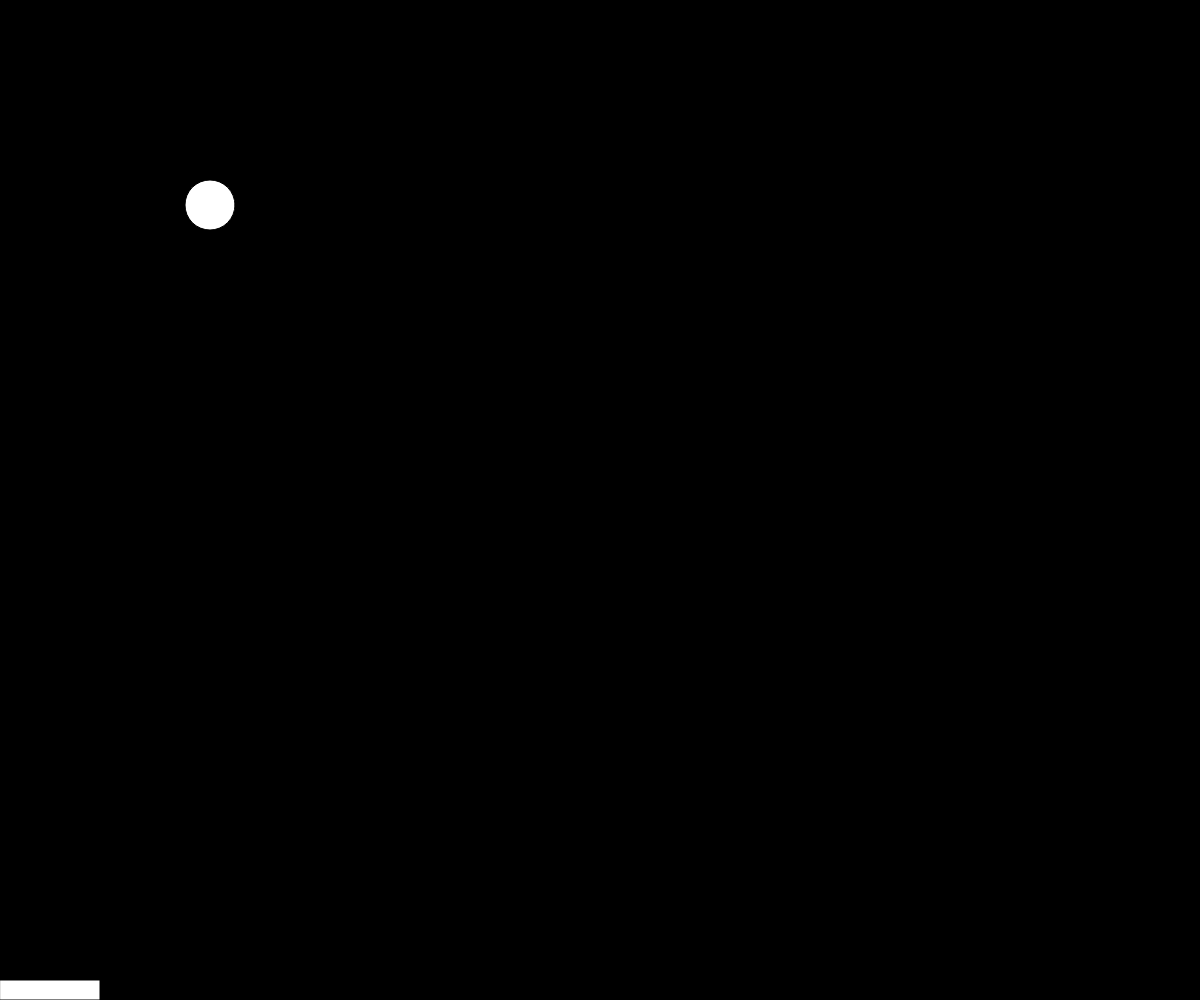
Frame 1 (no input)
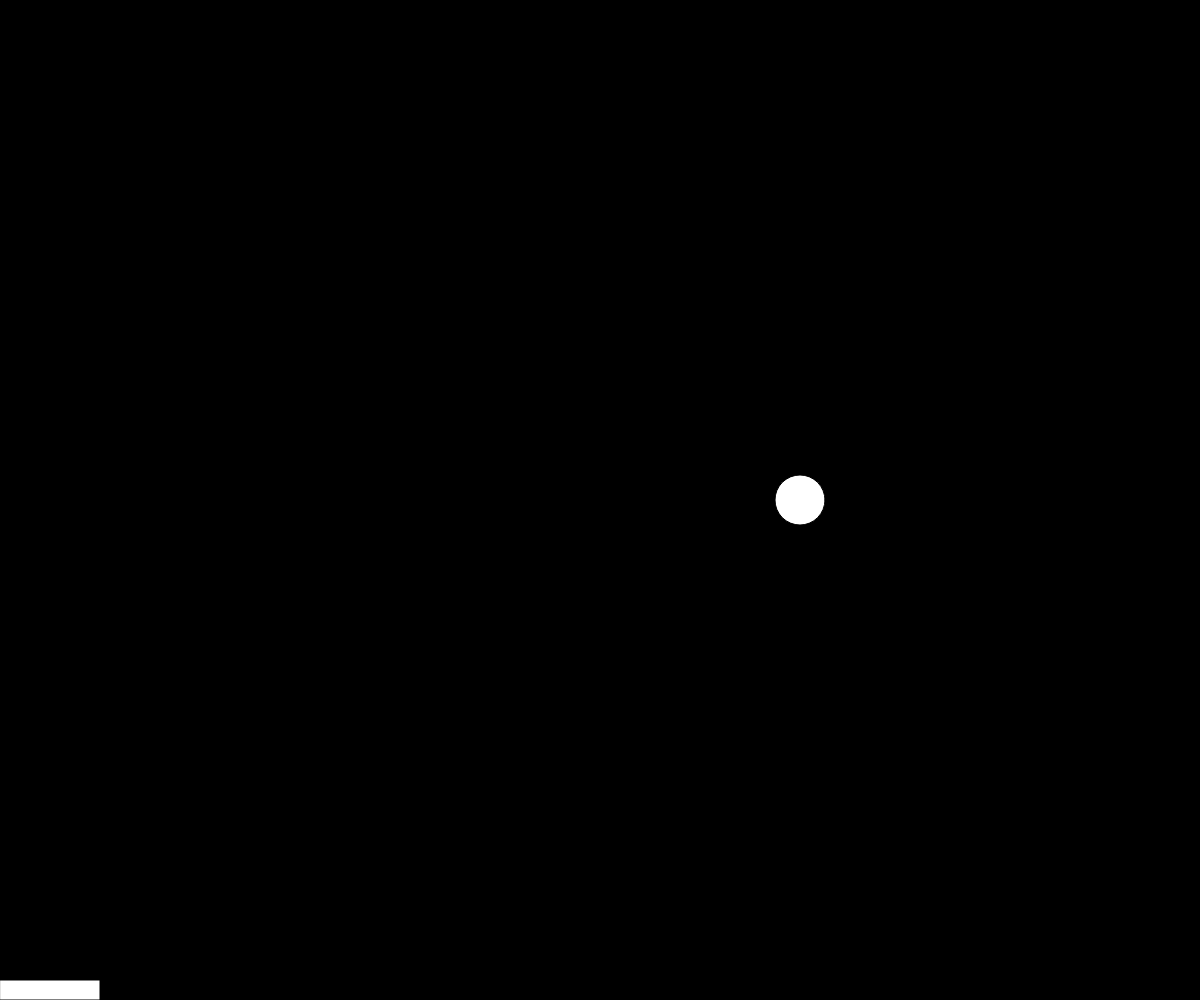
Frame 60 (no input)
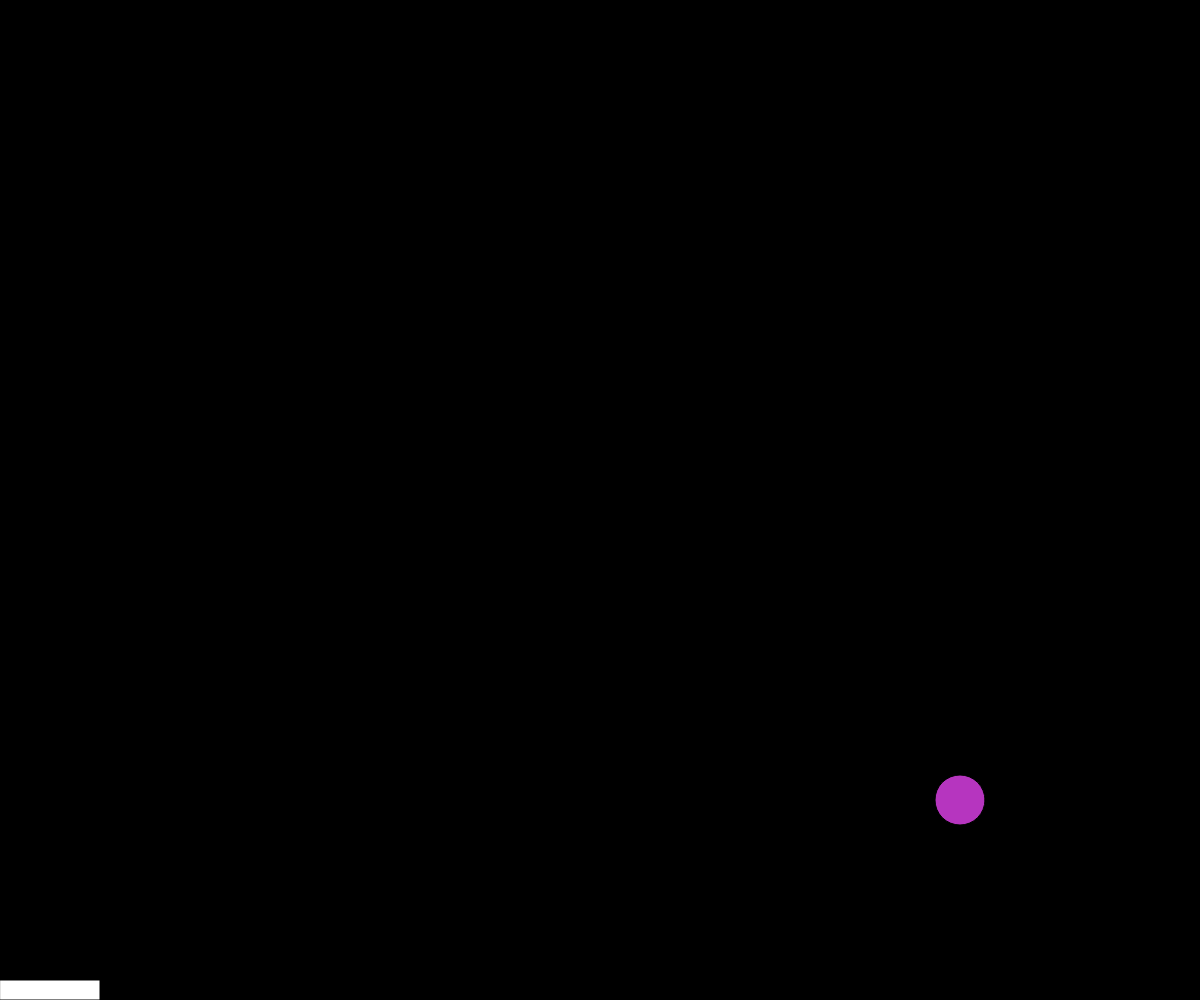
Frame 120 (the mouse pressed at the canvas centre since frame 60)

The p5.js sketch that drew these frames (run headless with seeded random() and noise() and a simulated clock; from frame 60 on, the mouse is pressed at the canvas centre):

// p5.js sketch
// ── sketch.js
// Interactive Game
// Araddho Abedin
// Sept 20


let x = 200;
let y = 200;
let dx = 10;
let dy = 5
let radius = 25;
let r = 255;
let g = 255;
let b = 255;
let rx = 0;
let rs = 20;
let rw = 100;
let rh = 20;
    


function setup() {
  createCanvas(windowWidth, windowHeight);
}

function draw() {
  background(0);
  
  moveBall();
  bounceBall();
  displayball();
  displaybar();
  movebar();
}

function moveBall(){
    x+=dx;
    y +=dy;
}

function bounceBall(){
   //bounce
  if (x>= width-radius || x<= radius){
    dx = dx*-1;
    changecolor();
  }
  
  else if (y>= height-radius || y <= radius){
    dy = dy *-1; 
    changecolor();
  }
  
  else if ((x+radius > rx && x+radius < rx+rw) && (y +radius > windowHeight-rh && y+radius < windowHeight)){
    dx = dx* 1.005;
    dy = dy*-1.005;
    changecolor();
  }
}

function displayball(){
  let colour = color(r,g,b);
  fill(colour);
  circle(x,y,radius*2);
}

function changecolor(){
  r = random(0,255);
  g = random(0,255);
  b = random(0,255);
  
}

function displaybar(){
  fill(255);
  rect(rx,windowHeight-rh,rw,rh);
}

function movebar(){
  
  if (keyIsDown(37)){
    rx -= rs;
  }
  
  if (keyIsDown(39)){
    rx += rs;
  }

  if (rx+rw >= windowWidth && keyIsPressed){
    rx = windowWidth-rw;
  }

  if (rx<= 0 && keyIsPressed){
    rx = 0;
  }
}
